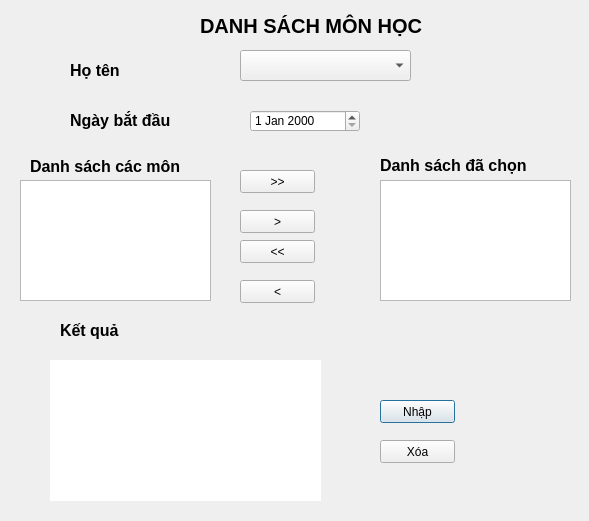
<?xml version="1.0" encoding="UTF-8"?>
<ui version="4.0">
 <class>Dialog</class>
 <widget class="QDialog" name="Dialog">
  <property name="geometry">
   <rect>
    <x>0</x>
    <y>0</y>
    <width>589</width>
    <height>521</height>
   </rect>
  </property>
  <property name="windowTitle">
   <string>Dialog</string>
  </property>
  <widget class="QLabel" name="label">
   <property name="geometry">
    <rect>
     <x>200</x>
     <y>0</y>
     <width>231</width>
     <height>51</height>
    </rect>
   </property>
   <property name="font">
    <font>
     <pointsize>15</pointsize>
     <weight>75</weight>
     <bold>true</bold>
    </font>
   </property>
   <property name="text">
    <string>DANH SÁCH MÔN HỌC</string>
   </property>
  </widget>
  <widget class="QLabel" name="label_2">
   <property name="geometry">
    <rect>
     <x>70</x>
     <y>60</y>
     <width>141</width>
     <height>21</height>
    </rect>
   </property>
   <property name="font">
    <font>
     <pointsize>12</pointsize>
     <weight>75</weight>
     <bold>true</bold>
    </font>
   </property>
   <property name="text">
    <string>Họ tên </string>
   </property>
  </widget>
  <widget class="QLabel" name="label_3">
   <property name="geometry">
    <rect>
     <x>70</x>
     <y>110</y>
     <width>121</width>
     <height>21</height>
    </rect>
   </property>
   <property name="font">
    <font>
     <pointsize>12</pointsize>
     <weight>75</weight>
     <bold>true</bold>
    </font>
   </property>
   <property name="text">
    <string>Ngày bắt đầu</string>
   </property>
  </widget>
  <widget class="QLabel" name="label_4">
   <property name="geometry">
    <rect>
     <x>30</x>
     <y>156</y>
     <width>161</width>
     <height>20</height>
    </rect>
   </property>
   <property name="font">
    <font>
     <pointsize>12</pointsize>
     <weight>75</weight>
     <bold>true</bold>
    </font>
   </property>
   <property name="text">
    <string>Danh sách các môn</string>
   </property>
  </widget>
  <widget class="QLabel" name="label_5">
   <property name="geometry">
    <rect>
     <x>380</x>
     <y>155</y>
     <width>161</width>
     <height>21</height>
    </rect>
   </property>
   <property name="font">
    <font>
     <pointsize>12</pointsize>
     <weight>75</weight>
     <bold>true</bold>
    </font>
   </property>
   <property name="text">
    <string>Danh sách đã chọn</string>
   </property>
  </widget>
  <widget class="QLabel" name="label_6">
   <property name="geometry">
    <rect>
     <x>60</x>
     <y>320</y>
     <width>131</width>
     <height>21</height>
    </rect>
   </property>
   <property name="font">
    <font>
     <pointsize>12</pointsize>
     <weight>75</weight>
     <bold>true</bold>
    </font>
   </property>
   <property name="text">
    <string>Kết quả</string>
   </property>
  </widget>
  <widget class="QPushButton" name="pushButton">
   <property name="geometry">
    <rect>
     <x>380</x>
     <y>400</y>
     <width>75</width>
     <height>23</height>
    </rect>
   </property>
   <property name="text">
    <string>Nhập</string>
   </property>
  </widget>
  <widget class="QPushButton" name="pushButton_2">
   <property name="geometry">
    <rect>
     <x>380</x>
     <y>440</y>
     <width>75</width>
     <height>23</height>
    </rect>
   </property>
   <property name="text">
    <string>Xóa</string>
   </property>
  </widget>
  <widget class="QPushButton" name="pushButton_3">
   <property name="geometry">
    <rect>
     <x>240</x>
     <y>170</y>
     <width>75</width>
     <height>23</height>
    </rect>
   </property>
   <property name="text">
    <string>&gt;&gt;</string>
   </property>
  </widget>
  <widget class="QPushButton" name="pushButton_4">
   <property name="geometry">
    <rect>
     <x>240</x>
     <y>210</y>
     <width>75</width>
     <height>23</height>
    </rect>
   </property>
   <property name="text">
    <string>&gt;</string>
   </property>
  </widget>
  <widget class="QListWidget" name="listWidget">
   <property name="geometry">
    <rect>
     <x>20</x>
     <y>180</y>
     <width>191</width>
     <height>121</height>
    </rect>
   </property>
  </widget>
  <widget class="QListWidget" name="listWidget_2">
   <property name="geometry">
    <rect>
     <x>380</x>
     <y>180</y>
     <width>191</width>
     <height>121</height>
    </rect>
   </property>
  </widget>
  <widget class="QLabel" name="label_7">
   <property name="geometry">
    <rect>
     <x>50</x>
     <y>360</y>
     <width>271</width>
     <height>141</height>
    </rect>
   </property>
   <property name="font">
    <font>
     <pointsize>13</pointsize>
    </font>
   </property>
   <property name="styleSheet">
    <string notr="true">background:white;</string>
   </property>
   <property name="text">
    <string/>
   </property>
  </widget>
  <widget class="QComboBox" name="comboBox">
   <property name="geometry">
    <rect>
     <x>240</x>
     <y>50</y>
     <width>171</width>
     <height>31</height>
    </rect>
   </property>
  </widget>
  <widget class="QDateEdit" name="dateEdit">
   <property name="geometry">
    <rect>
     <x>250</x>
     <y>110</y>
     <width>110</width>
     <height>22</height>
    </rect>
   </property>
  </widget>
  <widget class="QPushButton" name="pushButton_5">
   <property name="geometry">
    <rect>
     <x>240</x>
     <y>240</y>
     <width>75</width>
     <height>23</height>
    </rect>
   </property>
   <property name="text">
    <string>&lt;&lt;</string>
   </property>
  </widget>
  <widget class="QPushButton" name="pushButton_6">
   <property name="geometry">
    <rect>
     <x>240</x>
     <y>280</y>
     <width>75</width>
     <height>23</height>
    </rect>
   </property>
   <property name="text">
    <string>&lt;</string>
   </property>
  </widget>
 </widget>
 <resources/>
 <connections/>
</ui>
